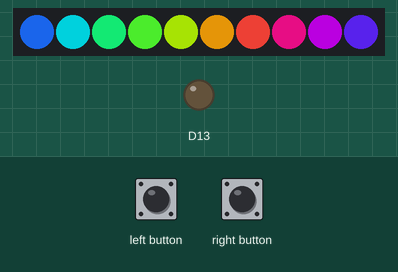
This sketch was run on a simulated Adafruit Circuit Playground Express. Parts: 10 RGB LEDs in strip order, left to right, output pins drawn as LEDs (lit = HIGH). The inputs (shaded band) are chosen by the test bench. Dim RGB values are drawn brighter than linear; what the sketch prints to the serial monitor is not drawn.

Above: at 1.5 s.
1.6 s: right button pressed for 0.3 s
At 1.95 s:
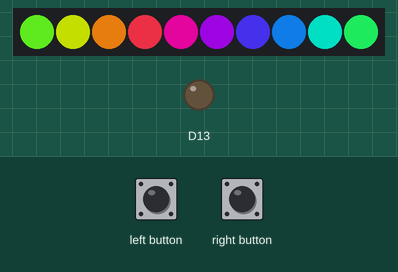
4.9 s: left button pressed for 1 s
At 5.26 s:
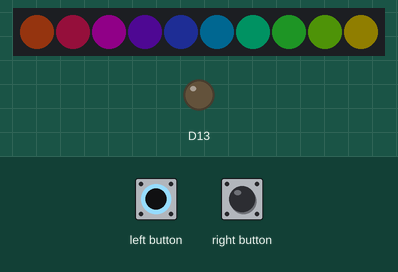
8.9 s: left button pressed for 0.3 s
At 9.48 s:
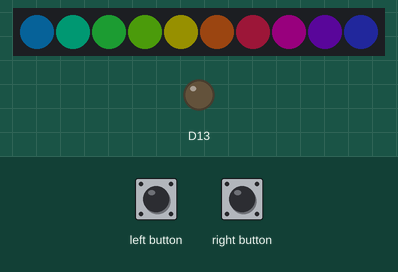
12.2 s: right button pressed for 1 s
At 12.48 s:
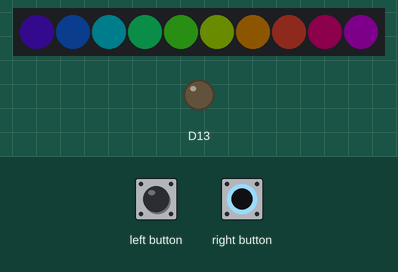
16.2 s: right button pressed for 0.3 s
At 17.9 s:
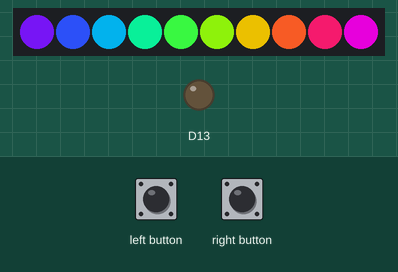
19.5 s: left button pressed for 0.3 s
At 20.01 s:
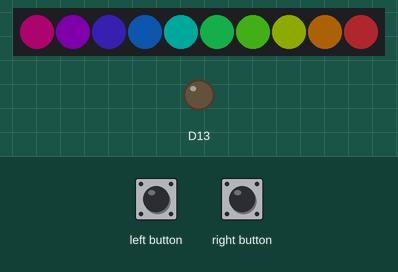

Measured:
- after the input at 1.6 s, the LEDs: change after 0.21 s (image 1)
- after the input at 8.9 s, the LEDs: first differ from a run without the input after 0.43 s (image 3)

The sketch:

sketch_rainbow.ino
```cpp
#include <Adafruit_CircuitPlayground.h>
#include <stdlib.h>
#include <math.h>
#include <stdbool.h>
#include <stdint.h>
#define PI 3.14159265358979323846
#define LED_DELAY 15
#define BUTTON_DELAY 250
#define FFT_DELAY 4
#define BUFFER_LENGTH 10

int speed = 3;
int countLED = 0;
int countFFT = 0;
unsigned long previousMillisLED = 0;
unsigned long previousMillisSpeed = 0;
unsigned long previousMillisFFT = 0;
unsigned long currentMillis = 0;
int buffer[BUFFER_LENGTH];

int sinCalc(double x) {
    double arg = (x / 360) * 2 * PI;
    double res = sin(arg);
    double scaled = (res*127.5) + 127.5;

    return (int)scaled;
}

void lightColorChanger(int i, int n) {
    int offset = 120;
    int shift = n*36;
    int red = sinCalc(i+shift);
    int green = sinCalc(i+shift+offset);
    int blue = sinCalc(i+shift+2*offset);

    CircuitPlayground.setPixelColor(n, red, green, blue);
}

int soundLevelAverage() {
    uint16_t spectrum[32];
    CircuitPlayground.mic.fft(spectrum);
    int avg = 0;
    avg += spectrum[0] * 2;
    avg += spectrum[1] * 1.5;
    avg += spectrum[2];
    avg /= 3;
    return avg;
}

int bufferAverage() {
    int avg = 0;
    for (int i=0; i<BUFFER_LENGTH; i++) {
        avg += buffer[i];
    }
    avg = avg / BUFFER_LENGTH;
    return avg;
}

void setup() {
    CircuitPlayground.setBrightness(64);
    for (int i=0; i<BUFFER_LENGTH; i++) {
        buffer[i] = soundLevelAverage();
        delay(FFT_DELAY);
    }
    CircuitPlayground.begin();
    Serial.begin(9600);
}

void loop() {
    currentMillis = millis();
    //Light color
    if (currentMillis - previousMillisLED >= LED_DELAY) {
        previousMillisLED = currentMillis;

        CircuitPlayground.clearPixels();
        for (int n=0; n<10; n++) {
            lightColorChanger(countLED, n);
        }
        int bufferAvg = bufferAverage();
        int brightness = 4*(bufferAvg-16) > 0 ? 3*(bufferAvg-16) : 0;
        Serial.print(brightness);
        Serial.println();
        CircuitPlayground.setBrightness(brightness);
        // lightColorChanger(countLED, 9);
        countLED += speed;
        if (countLED >= 360) {
            countLED = 0;
        }
    }

    //Revolution speed
    if (currentMillis - previousMillisSpeed >= BUTTON_DELAY) {
        previousMillisSpeed = currentMillis;

        if (CircuitPlayground.leftButton()) {
            if (speed < 10) {
                speed++;
            }
        }
        if (CircuitPlayground.rightButton()) {
            if (speed > 1) {
                speed--;
            }
        }
    }

    //FFT
    if (currentMillis - previousMillisFFT >= FFT_DELAY) {
        previousMillisFFT = currentMillis;

        buffer[countFFT] = soundLevelAverage();
        countFFT ++;
        if (countFFT >= BUFFER_LENGTH) {
            countFFT = 0;
        }
    }
}
```
